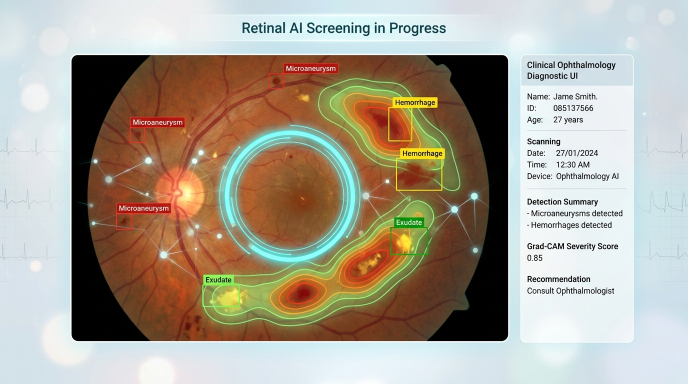
#> input picture ai_dr_bg_scan.jpg, 1376 x 768 px (shown at 1/2 size)
$ python -i image_quality_metrics.py   (imports and definitions only)   (older library calls are emulated)
#> lines starting #> are read from the running program, lines starting #| are printed output that depends on the picture; after the words box and inside, x2 and y2 are one past the last pixel; in counts of white or black regions, pixels touching at a corner belong together
"""
Retinal Image Quality Assessment (IQA) Auxiliary Metrics
AI DR Screen — Explainable AI for Diabetic Retinopathy Screening in Rural India

Calculates objective classical image quality measurements:
  1. Sharpness: Variance of Laplacian (focus / motion blur)
  2. Illumination Uniformity: Grid tile mean spread & over/underexposure
  3. Field of View (FOV): Retinal aperture coverage ratio (Otsu binarization)
  4. Contrast: Root-Mean-Square (RMS) luminance standard deviation
  5. Exposure Extreme Fraction: Percentage of pixels at dark/saturated extremes
"""

import cv2
import numpy as np
from PIL import Image
from typing import Dict, Any, Union, Tuple, List, Optional


def calculate_sharpness(img_gray: np.ndarray, mask: Optional[np.ndarray] = None) -> Tuple[float, float]:
    """
    Computes sharpness using the Variance of Laplacian.
    Higher values indicate sharp retinal vascular structures; low values indicate focus or motion blur.
    Returns (raw_variance, normalized_score [0, 1]).
    """
    lap = cv2.Laplacian(img_gray, cv2.CV_64F)
    if mask is not None and np.sum(mask) > 100:
        raw_val = float(np.var(lap[mask > 0]))
    else:
        raw_val = float(np.var(lap))

    # Normalized score calibrated for retinal fundus imaging (200.0+ is generally sharp)
    norm_score = float(np.clip(raw_val / 250.0, 0.0, 1.0))
    return raw_val, norm_score


def calculate_fov_coverage(img_gray: np.ndarray) -> Tuple[float, np.ndarray]:
    """
    Estimates the percentage of the frame covered by the circular retinal aperture.
    Uses lenient Otsu thresholding to segment the illuminated retina from camera mask borders.
    Returns (coverage_ratio [0, 1], binary_mask).
    """
    h, w = img_gray.shape
    total_pixels = h * w

    # Threshold to isolate illuminated fundus from dark camera border
    _, thresh = cv2.threshold(img_gray, 15, 255, cv2.THRESH_BINARY)
    # Morphological closing to seal internal vessel/fovea gaps
    kernel = cv2.getStructuringElement(cv2.MORPH_ELLIPSE, (15, 15))
    closed = cv2.morphologyEx(thresh, cv2.MORPH_CLOSE, kernel)

    # Find largest connected component
    num_labels, labels, stats, _ = cv2.connectedComponentsWithStats(closed)
    if num_labels > 1:
        # Index 0 is background; find largest foreground component
        largest_idx = 1 + np.argmax(stats[1:, cv2.CC_STAT_AREA])
        retina_mask = (labels == largest_idx).astype(np.uint8) * 255
        coverage = float(stats[largest_idx, cv2.CC_STAT_AREA] / total_pixels)
    else:
        retina_mask = np.zeros_like(img_gray)
        coverage = 0.0

    return coverage, retina_mask


def calculate_illumination_and_exposure(
    img_gray: np.ndarray,
    mask: Optional[np.ndarray] = None,
    grid_size: int = 4
) -> Tuple[float, float, float]:
    """
    Evaluates illumination uniformity across a grid and checks for extreme under/over-exposure.
    Returns (uniformity_score [0, 1], mean_brightness, extreme_pixel_fraction).
    """
    h, w = img_gray.shape
    rh, rw = h // grid_size, w // grid_size
    tile_means = []

    for r in range(grid_size):
        for c in range(grid_size):
            tile = img_gray[r*rh : (r+1)*rh, c*rw : (c+1)*rw]
            if mask is not None:
                tile_mask = mask[r*rh : (r+1)*rh, c*rw : (c+1)*rw]
                if np.sum(tile_mask) > 50:
                    tile_means.append(float(np.mean(tile[tile_mask > 0])))
                    continue
            tile_means.append(float(np.mean(tile)))

    if len(tile_means) > 0 and np.mean(tile_means) > 0:
        spread = float(np.std(tile_means) / (np.mean(tile_means) + 1e-6))
        uniformity = float(np.clip(1.0 - (spread / 0.6), 0.0, 1.0))
    else:
        uniformity = 0.0

    # Mean brightness in retinal zone
    if mask is not None and np.sum(mask) > 100:
        retina_pixels = img_gray[mask > 0]
    else:
        retina_pixels = img_gray

    mean_b = float(np.mean(retina_pixels))
    dark_frac = float(np.mean(retina_pixels < 20))
    sat_frac = float(np.mean(retina_pixels > 245))
    extreme_frac = dark_frac + sat_frac

    return uniformity, mean_b, extreme_frac


def calculate_contrast(img_gray: np.ndarray, mask: Optional[np.ndarray] = None) -> Tuple[float, float]:
    """
    Computes RMS contrast (standard deviation of pixel intensities).
    Returns (raw_std, normalized_contrast [0, 1]).
    """
    if mask is not None and np.sum(mask) > 100:
        pixels = img_gray[mask > 0]
    else:
        pixels = img_gray
    raw_std = float(np.std(pixels))
    norm_score = float(np.clip(raw_std / 55.0, 0.0, 1.0))
    return raw_std, norm_score


def compute_image_quality_metrics(
    image: Union[str, Image.Image, np.ndarray]
) -> Dict[str, Any]:
    """
    Computes comprehensive classical image quality indicators for a retinal fundus scan.
    Returns structured metrics and human-readable defect indicators.
    """
#> called with image = '../ai_dr_bg_scan.jpg'
    if isinstance(image, str):
        pil_img = Image.open(image).convert("RGB")
#> pil_img is the input picture: PIL image 1376x768 RGB; mean R, G, B 170.4, 161.9, 147.5
        img_np = np.array(pil_img)
    elif isinstance(image, Image.Image):
        pil_img = image.convert("RGB")
        img_np = np.array(pil_img)
    elif isinstance(image, np.ndarray):
        img_np = image
    else:
        raise ValueError(f"Unsupported image type: {type(image)}")

    # Extract green channel (best contrast in ophthalmology) and grayscale
    if img_np.ndim == 3:
        img_gray = cv2.cvtColor(img_np, cv2.COLOR_RGB2GRAY)
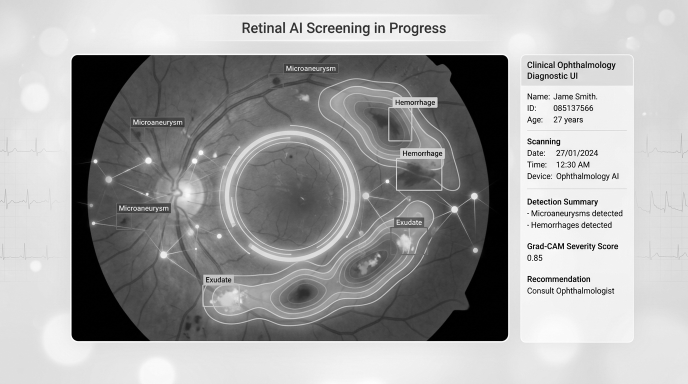
#> img_gray: shape (768, 1376) (shown at 1/2 size); min 0, max 255, mean 162.8
        img_green = img_np[:, :, 1]
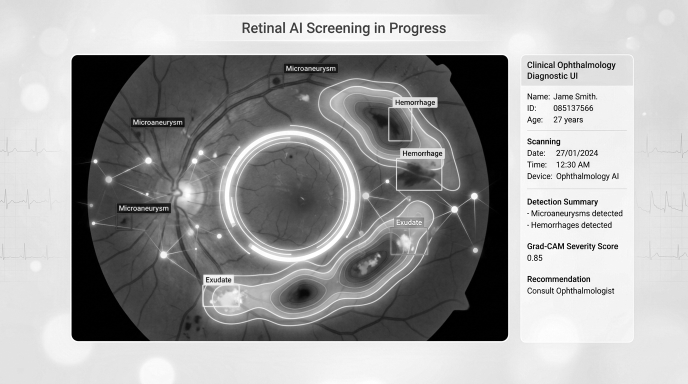
#> img_green: shape (768, 1376) (shown at 1/2 size); min 0, max 255, mean 161.9
    else:
        img_gray = img_np
        img_green = img_np

    # 1. FOV Coverage
    fov_cov, retina_mask = calculate_fov_coverage(img_gray)
#> in calculate_fov_coverage, `_, thresh = cv2.threshold(img_gray, 15, 255, cv2.THRESH_BINARY)`:
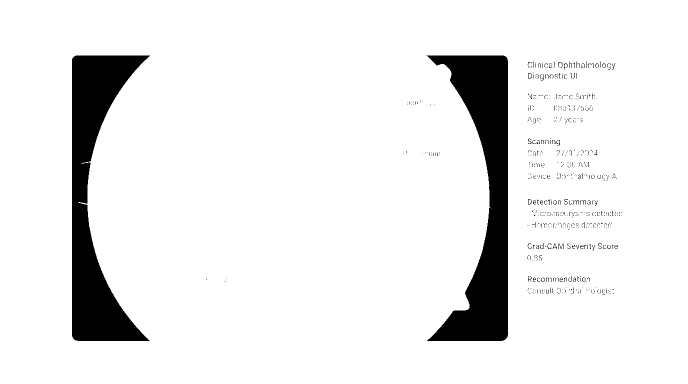
#> thresh: shape (768, 1376) (shown at 1/2 size); 91.9% white; 762 black regions (729 under 20 px), largest, box (x1, y1, x2, y2) and area: (853, 111, 1016, 682) 42241, (144, 111, 300, 682) 39571, (1147, 401, 1158, 409) 32
#> in calculate_fov_coverage, `closed = cv2.morphologyEx(thresh, cv2.MORPH_CLOSE, kernel)`:
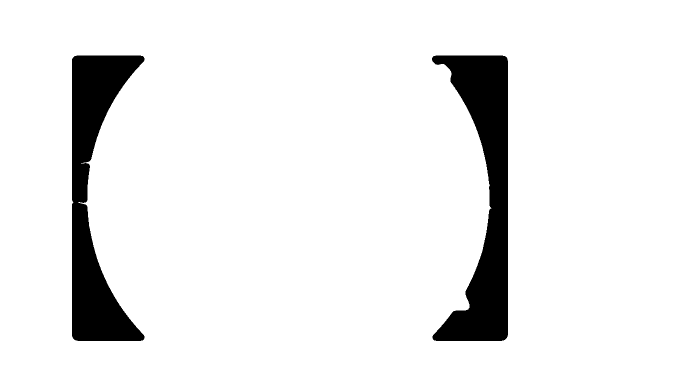
#> closed: shape (768, 1376) (shown at 1/2 size); 92.3% white; 2 black regions, box (x1, y1, x2, y2) and area: (864, 111, 1016, 682) 42053, (144, 111, 289, 682) 39356
#> in calculate_fov_coverage, `num_labels, labels, stats, _ = cv2.connectedComponentsWithStats(closed)`: num_labels = 2; stats = [[144, 111, 872, 571, 81409], [0, 0, 1376, 768, 975359]]
#> in calculate_fov_coverage, `largest_idx = 1 + np.argmax(stats[1:, cv2.CC_STAT_AREA])`: largest_idx = 1
#> in calculate_fov_coverage, `coverage = float(stats[largest_idx, cv2.CC_STAT_AREA] / total_pixels)`: coverage = 0.923
#> fov_cov = 0.923
    fov_score = float(np.clip(fov_cov / 0.55, 0.0, 1.0)) # 55%+ of frame is typical for fundus
#> fov_score = 1

    # 2. Sharpness on green channel within retinal mask
    raw_sharp, sharp_score = calculate_sharpness(img_green, retina_mask)
#> in calculate_sharpness, `lap = cv2.Laplacian(img_gray, cv2.CV_64F)`:
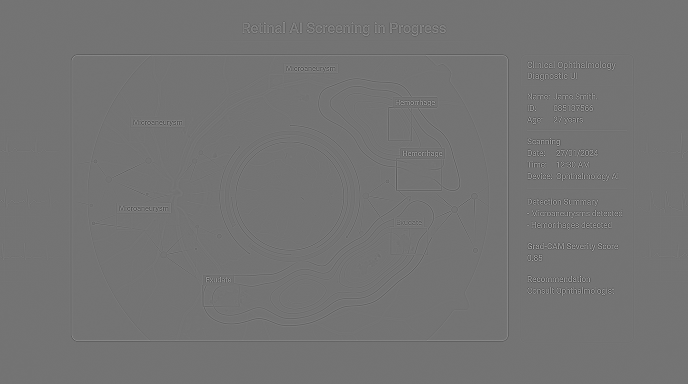
#> lap: shape (768, 1376) float64 (shown at 1/2 size); min -587, max 704, mean 0; drawn with min black and max white
#> in calculate_sharpness, `raw_val = float(np.var(lap[mask > 0]))`: raw_val = 1720.4
#> in calculate_sharpness, `norm_score = float(np.clip(raw_val / 250.0, 0.0, 1.0))`: norm_score = 1
#> raw_sharp = 1720.4; sharp_score = 1

    # 3. Illumination Uniformity & Exposure
    illum_score, mean_b, extreme_frac = calculate_illumination_and_exposure(img_green, retina_mask)
#> after the loop in calculate_illumination_and_exposure, `for r in range(grid_size):`:
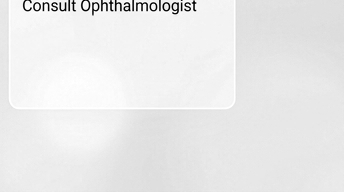
#> tile: shape (192, 344); min 0, max 255, mean 233.7
#> after the loop in calculate_illumination_and_exposure, `for r in range(grid_size):`: tile_means = [212.8, 163.2, 186.3, 220.8, 153.4, 121.4, 119, 225.7, 149.5, 129.2, 114.4, 225.9, 201.8, 166.9, 166.3, 233.7]
#> in calculate_illumination_and_exposure, `spread = float(np.std(tile_means) / (np.mean(tile_means) + 1e-6))`: spread = 0.232
#> in calculate_illumination_and_exposure, `uniformity = float(np.clip(1.0 - (spread / 0.6), 0.0, 1.0))`: uniformity = 0.614
#> in calculate_illumination_and_exposure, `mean_b = float(np.mean(retina_pixels))`: mean_b = 175.3
#> in calculate_illumination_and_exposure, `dark_frac = float(np.mean(retina_pixels < 20))`: dark_frac = 0.00535
#> in calculate_illumination_and_exposure, `sat_frac = float(np.mean(retina_pixels > 245))`: sat_frac = 0.0664
#> in calculate_illumination_and_exposure, `extreme_frac = dark_frac + sat_frac`: extreme_frac = 0.0718
#> illum_score = 0.614; mean_b = 175.3; extreme_frac = 0.0718

    # 4. RMS Contrast
    raw_contrast, contrast_score = calculate_contrast(img_green, retina_mask)
#> in calculate_contrast, `raw_std = float(np.std(pixels))`: raw_std = 73.74
#> in calculate_contrast, `norm_score = float(np.clip(raw_std / 55.0, 0.0, 1.0))`: norm_score = 1
#> raw_contrast = 73.74; contrast_score = 1

    # Defect indicators detection
    issues: List[str] = []
    if sharp_score < 0.30:
        issues.append("Image blur / out-of-focus capture")
    if fov_score < 0.45:
        issues.append("Insufficient retinal field coverage / partial eyelid occlusion")
    if mean_b < 35.0:
        issues.append("Severe underexposure / dark image")
    elif mean_b > 220.0:
        issues.append("Severe overexposure / bleached retina")
    if extreme_frac > 0.25:
        issues.append("Excessive saturation or dark clipping")
    if illum_score < 0.35:
        issues.append("Uneven illumination / camera vignetting / glare")
    if contrast_score < 0.25:
        issues.append("Low contrast / hazy media")

    # Composite rule-based quality score
    composite_score = float(
        0.35 * sharp_score +
        0.25 * fov_score +
        0.20 * illum_score +
        0.20 * contrast_score
    )
#> composite_score = 0.923

    return {
        "sharpness_score": round(sharp_score, 4),
        "sharpness_raw_var": round(raw_sharp, 2),
        "illumination_score": round(illum_score, 4),
        "mean_brightness": round(mean_b, 2),
        "fov_score": round(fov_score, 4),
        "fov_coverage_ratio": round(fov_cov, 4),
        "contrast_score": round(contrast_score, 4),
        "contrast_raw_std": round(raw_contrast, 2),
        "extreme_pixel_ratio": round(extreme_frac, 4),
        "composite_rule_score": round(composite_score, 4),
        "quality_issues_detected": issues,
        "is_acceptable_by_rules": bool(composite_score >= 0.50 and len(issues) <= 1)
    }

>>> result = compute_image_quality_metrics('../ai_dr_bg_scan.jpg')
#> result = 12 items

$ run again, on ai_eye_neural_lens.jpg
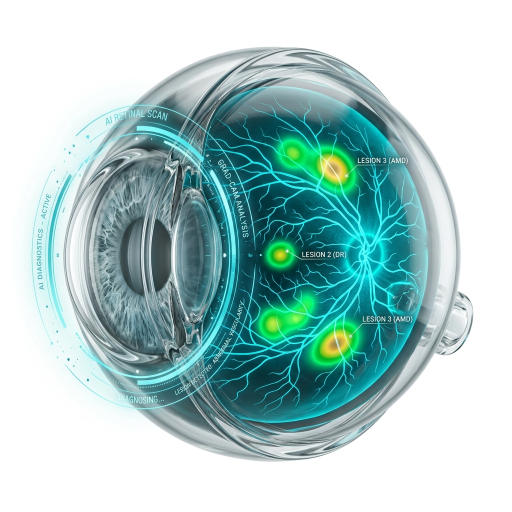
#> input picture ai_eye_neural_lens.jpg, 1024 x 1024 px (shown at 1/2 size)
#> in compute_image_quality_metrics, pil_img is the input picture: PIL image 1024x1024 RGB; mean R, G, B 170.2, 202.2, 200.9
#> thresh: shape (1024, 1024); every value is 255
#> labels: shape (1024, 1024) int32; every value is 1
#> num_labels = 2; stats = [[-1, 2147483647, 0, 0, 0], [0, 0, 1024, 1024, 1048576]]
#> largest_idx = 1
#> in calculate_sharpness, `lap = cv2.Laplacian(img_gray, cv2.CV_64F)`:
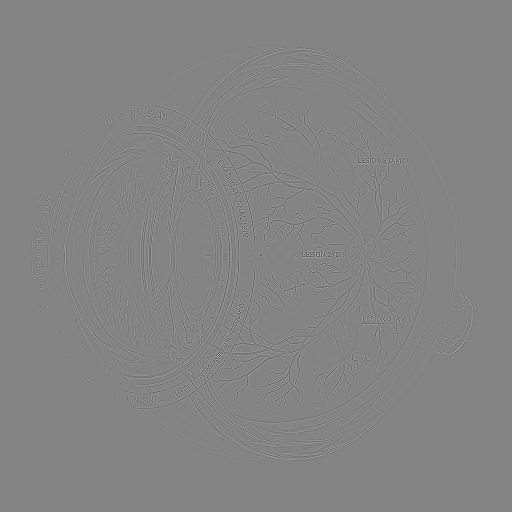
#> lap: shape (1024, 1024) float64 (shown at 1/2 size); min -496, max 466, mean 0; drawn with min black and max white
#> raw_val = 1094.1
#> in calculate_sharpness, `norm_score = float(np.clip(raw_val / 250.0, 0.0, 1.0))`: norm_score = 1
#> raw_sharp = 1094.1; sharp_score = 1
#> after the loop in calculate_illumination_and_exposure, `for r in range(grid_size):`:
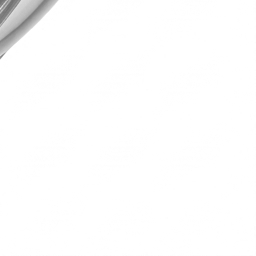
#> tile: shape (256, 256); min 113, max 255, mean 252.7
#> after the loop in calculate_illumination_and_exposure, `for r in range(grid_size):`: tile_means = [253.5, 209.2, 204.3, 252.3, 218.8, 127.6, 141.2, 219.1, 219.6, 128.2, 145.4, 208.6, 253.7, 204.3, 196, 252.7]
#> spread = 0.212
#> uniformity = 0.647
#> in calculate_illumination_and_exposure, `mean_b = float(np.mean(retina_pixels))`: mean_b = 202.2
#> dark_frac = 0
#> sat_frac = 0.51
#> in compute_image_quality_metrics, `illum_score, mean_b, extreme_frac = calculate_illumination_and_exposur..`: illum_score = 0.647; mean_b = 202.2; extreme_frac = 0.51
#> raw_std = 65.49
#> in calculate_contrast, `norm_score = float(np.clip(raw_std / 55.0, 0.0, 1.0))`: norm_score = 1
#> raw_contrast = 65.49; contrast_score = 1
#> composite_score = 0.929
#> result = 12 items
